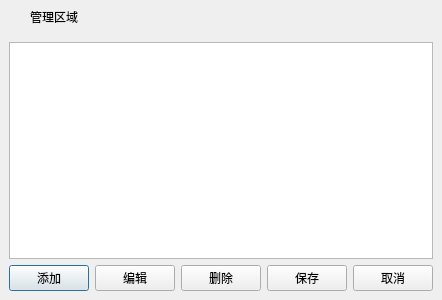
<?xml version="1.0" encoding="UTF-8"?>
<ui version="4.0">
 <class>frmOperateParentInTree</class>
 <widget class="QDialog" name="frmOperateParentInTree">
  <property name="geometry">
   <rect>
    <x>0</x>
    <y>0</y>
    <width>425</width>
    <height>300</height>
   </rect>
  </property>
  <property name="windowTitle">
   <string>管理区域</string>
  </property>
  <layout class="QGridLayout" name="gridLayout">
   <property name="leftMargin">
    <number>0</number>
   </property>
   <property name="topMargin">
    <number>0</number>
   </property>
   <property name="rightMargin">
    <number>0</number>
   </property>
   <property name="bottomMargin">
    <number>0</number>
   </property>
   <property name="spacing">
    <number>0</number>
   </property>
   <item row="0" column="0">
    <widget class="QWidget" name="widget_title" native="true">
     <property name="sizePolicy">
      <sizepolicy hsizetype="Preferred" vsizetype="Fixed">
       <horstretch>0</horstretch>
       <verstretch>0</verstretch>
      </sizepolicy>
     </property>
     <property name="minimumSize">
      <size>
       <width>100</width>
       <height>33</height>
      </size>
     </property>
     <layout class="QHBoxLayout" name="horizontalLayout_2">
      <property name="spacing">
       <number>0</number>
      </property>
      <property name="leftMargin">
       <number>0</number>
      </property>
      <property name="topMargin">
       <number>0</number>
      </property>
      <property name="rightMargin">
       <number>0</number>
      </property>
      <property name="bottomMargin">
       <number>0</number>
      </property>
      <item>
       <widget class="QLabel" name="lab_Ico">
        <property name="sizePolicy">
         <sizepolicy hsizetype="Minimum" vsizetype="Preferred">
          <horstretch>0</horstretch>
          <verstretch>0</verstretch>
         </sizepolicy>
        </property>
        <property name="minimumSize">
         <size>
          <width>30</width>
          <height>0</height>
         </size>
        </property>
        <property name="text">
         <string/>
        </property>
        <property name="alignment">
         <set>Qt::AlignCenter</set>
        </property>
       </widget>
      </item>
      <item>
       <widget class="QLabel" name="lab_Title">
        <property name="sizePolicy">
         <sizepolicy hsizetype="Expanding" vsizetype="Preferred">
          <horstretch>0</horstretch>
          <verstretch>0</verstretch>
         </sizepolicy>
        </property>
        <property name="styleSheet">
         <string notr="true">font: 10pt &quot;微软雅黑&quot;;</string>
        </property>
        <property name="text">
         <string>管理区域</string>
        </property>
        <property name="alignment">
         <set>Qt::AlignLeading|Qt::AlignLeft|Qt::AlignVCenter</set>
        </property>
       </widget>
      </item>
      <item>
       <widget class="QWidget" name="widget_menu" native="true">
        <property name="sizePolicy">
         <sizepolicy hsizetype="Minimum" vsizetype="Preferred">
          <horstretch>0</horstretch>
          <verstretch>0</verstretch>
         </sizepolicy>
        </property>
        <layout class="QHBoxLayout" name="horizontalLayout">
         <property name="spacing">
          <number>0</number>
         </property>
         <property name="leftMargin">
          <number>0</number>
         </property>
         <property name="topMargin">
          <number>0</number>
         </property>
         <property name="rightMargin">
          <number>0</number>
         </property>
         <property name="bottomMargin">
          <number>0</number>
         </property>
         <item>
          <widget class="QPushButton" name="btnMenu">
           <property name="enabled">
            <bool>false</bool>
           </property>
           <property name="sizePolicy">
            <sizepolicy hsizetype="Minimum" vsizetype="Expanding">
             <horstretch>0</horstretch>
             <verstretch>0</verstretch>
            </sizepolicy>
           </property>
           <property name="minimumSize">
            <size>
             <width>31</width>
             <height>0</height>
            </size>
           </property>
           <property name="cursor">
            <cursorShape>ArrowCursor</cursorShape>
           </property>
           <property name="focusPolicy">
            <enum>Qt::NoFocus</enum>
           </property>
           <property name="toolTip">
            <string/>
           </property>
           <property name="text">
            <string/>
           </property>
           <property name="flat">
            <bool>true</bool>
           </property>
          </widget>
         </item>
         <item>
          <widget class="QPushButton" name="btnMenu_Max">
           <property name="enabled">
            <bool>false</bool>
           </property>
           <property name="sizePolicy">
            <sizepolicy hsizetype="Minimum" vsizetype="Expanding">
             <horstretch>0</horstretch>
             <verstretch>0</verstretch>
            </sizepolicy>
           </property>
           <property name="minimumSize">
            <size>
             <width>31</width>
             <height>0</height>
            </size>
           </property>
           <property name="cursor">
            <cursorShape>ArrowCursor</cursorShape>
           </property>
           <property name="focusPolicy">
            <enum>Qt::NoFocus</enum>
           </property>
           <property name="toolTip">
            <string/>
           </property>
           <property name="text">
            <string/>
           </property>
           <property name="flat">
            <bool>true</bool>
           </property>
          </widget>
         </item>
         <item>
          <widget class="QPushButton" name="btnMenu_Min">
           <property name="sizePolicy">
            <sizepolicy hsizetype="Minimum" vsizetype="Expanding">
             <horstretch>0</horstretch>
             <verstretch>0</verstretch>
            </sizepolicy>
           </property>
           <property name="minimumSize">
            <size>
             <width>31</width>
             <height>0</height>
            </size>
           </property>
           <property name="cursor">
            <cursorShape>ArrowCursor</cursorShape>
           </property>
           <property name="focusPolicy">
            <enum>Qt::NoFocus</enum>
           </property>
           <property name="toolTip">
            <string>最小化</string>
           </property>
           <property name="text">
            <string/>
           </property>
           <property name="flat">
            <bool>true</bool>
           </property>
          </widget>
         </item>
         <item>
          <widget class="QPushButton" name="btnMenu_Close">
           <property name="sizePolicy">
            <sizepolicy hsizetype="Minimum" vsizetype="Expanding">
             <horstretch>0</horstretch>
             <verstretch>0</verstretch>
            </sizepolicy>
           </property>
           <property name="minimumSize">
            <size>
             <width>40</width>
             <height>0</height>
            </size>
           </property>
           <property name="cursor">
            <cursorShape>ArrowCursor</cursorShape>
           </property>
           <property name="focusPolicy">
            <enum>Qt::NoFocus</enum>
           </property>
           <property name="toolTip">
            <string>关闭</string>
           </property>
           <property name="text">
            <string/>
           </property>
           <property name="flat">
            <bool>true</bool>
           </property>
          </widget>
         </item>
        </layout>
       </widget>
      </item>
     </layout>
    </widget>
   </item>
   <item row="1" column="0">
    <widget class="QWidget" name="widget_main" native="true">
     <property name="styleSheet">
      <string notr="true">font: 10pt &quot;微软雅黑&quot;;</string>
     </property>
     <layout class="QGridLayout" name="gridLayout_2">
      <item row="0" column="0">
       <widget class="QTableView" name="tableView">
        <property name="focusPolicy">
         <enum>Qt::NoFocus</enum>
        </property>
       </widget>
      </item>
      <item row="1" column="0">
       <layout class="QHBoxLayout" name="horizontalLayout_3">
        <item>
         <widget class="QPushButton" name="btnAddNew">
          <property name="text">
           <string>添加</string>
          </property>
          <property name="icon">
           <iconset resource="rc.qrc">
            <normaloff>:/image/add.png</normaloff>:/image/add.png</iconset>
          </property>
         </widget>
        </item>
        <item>
         <widget class="QPushButton" name="btnEdit">
          <property name="text">
           <string>编辑</string>
          </property>
          <property name="icon">
           <iconset>
            <normaloff>image/edit.ico</normaloff>image/edit.ico</iconset>
          </property>
         </widget>
        </item>
        <item>
         <widget class="QPushButton" name="btnDelete">
          <property name="text">
           <string>删除</string>
          </property>
          <property name="icon">
           <iconset resource="rc.qrc">
            <normaloff>:/image/delete.png</normaloff>:/image/delete.png</iconset>
          </property>
         </widget>
        </item>
        <item>
         <spacer name="horizontalSpacer">
          <property name="orientation">
           <enum>Qt::Horizontal</enum>
          </property>
          <property name="sizeHint" stdset="0">
           <size>
            <width>260</width>
            <height>20</height>
           </size>
          </property>
         </spacer>
        </item>
        <item>
         <widget class="QPushButton" name="btnSave">
          <property name="text">
           <string>保存</string>
          </property>
          <property name="icon">
           <iconset resource="rc.qrc">
            <normaloff>:/image/btn_ok.png</normaloff>:/image/btn_ok.png</iconset>
          </property>
         </widget>
        </item>
        <item>
         <widget class="QPushButton" name="btnCancel">
          <property name="text">
           <string>取消</string>
          </property>
          <property name="icon">
           <iconset resource="rc.qrc">
            <normaloff>:/image/btn_close.png</normaloff>:/image/btn_close.png</iconset>
          </property>
         </widget>
        </item>
       </layout>
      </item>
     </layout>
    </widget>
   </item>
  </layout>
 </widget>
 <resources>
  <include location="rc.qrc"/>
 </resources>
 <connections/>
</ui>
